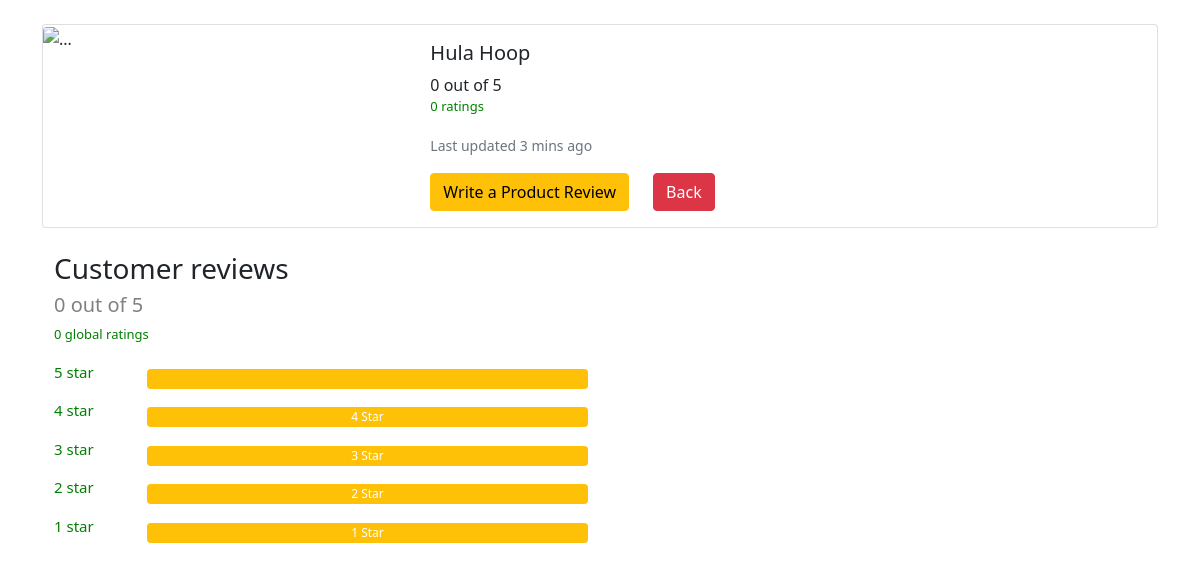
Page /7/ on the committed database.
### product/models.py (models this page shows, shortened)
class Product(models.Model):
    name        = models.CharField(max_length=200)
    @property
    def calculateAvgRating(self):
        allRatings = self.productrating_set.all()
        total = 0
        count = allRatings.count()
        if count > 0:
            for r in allRatings:
                total = total + r.rating
            return round((total / count),1)
        else:
            return 0
    @property
    def calculateNumberOfRatings(self):
        allRating = self.productrating_set.all()
        numberOfRatings = allRating.count()
        print(allRating.count())
        return numberOfRatings

### product/views.py (the view)
# urls.py: path('<int:pk>/', views.detail,name="detail"),
def detail(request,pk):
    prod = Product.objects.get(id=pk)
    prodRatings = ProductRating.objects.filter(product=prod)
    prodRatings = prodRatings.order_by('-created')
    return render(request,'detail.html',context={'prod':prod,'prodRatings':prodRatings})

### templates/detail.html (shortened to what this page needs)
{% extends 'base.html' %}
{%load static %}
{% block body %}
<div class="container my-4">
    <div class="card mb-3" style="max-width: 1200px;">
      <div class="row g-0">
        <div class="col-md-4">
          <img src="..." class="img-fluid rounded-start" alt="...">
        </div>
        <div class="col-md-8">
          <div class="card-body">
            <h5 class="card-title">{{prod.name}}</h5>
            <span class="card-text">{{prod.calculateAvgRating}} out of 5</span>
            <p class="mt-0"style="color:green;font-size: 13px;">{{prod.calculateNumberOfRatings}} ratings</p>
            <p class="card-text"><small class="text-muted">Last updated 3 mins ago</small></p>
            <div class="row">
            <div class="col-auto">
              <a href="#" class="btn btn-warning" data-bs-toggle="modal" data-bs-target="#review-form" data-bs-whatever="@mdo">Write a Product Review</a>
            </div>
            <div class="col-6">
              <a class="btn btn-danger" id="back-btn">Back</a>
            </div>
          </div>
          </div>
          </div>
        </div>
      </div>
    </div>
  <div class="container my-4">
    <div class="container">
      <div class="row">
        <div class="col order-last list-scroll">
        </div>
        <div class="col">
            <h3>Customer reviews</h3>
            <h6  style="color: gray;font-size: 20px;">{{prod.calculateAvgRating}} out of 5</h6>
            <p style="color:green;font-size: 13px;">{{prod.calculateNumberOfRatings}} global ratings</p>
            <div class="row">
              <div class="col-2 pr-0" style="font-size: 15px;color: green;"><p>5 star</p></div>
              <div class="col-10">
                <div class="progress my-2" style="height:20px">
                  <div class="progress-bar bg-warning" role="progressbar" id="5-star"style="width: 100%" aria-valuenow="25" aria-valuemin="0" aria-valuemax="100"></div>
                </div>
              </div>
            </div>
            <div class="row">
              <div class="col-2 pr-0" style="font-size: 15px;color: green;"><p>4 star</p></div>
              <div class="col-10">
                <div class="progress my-2" style="height:20px">
                  <div class="progress-bar bg-warning " id="4-star" role="progressbar" style="width: 100%" aria-valuenow="50" aria-valuemin="0" aria-valuemax="100">4 Star</div>
                </div>
              </div>
            </div>
            <div class="row">
              <div class="col-2 pr-0" style="font-size: 15px;color: green;"><p>3 star</p></div>
              <div class="col-10">
                <div class="progress my-2" style="height:20px">
                  <div class="progress-bar bg-warning " id="3-star" role="progressbar" style="width: 100%" aria-valuenow="30" aria-valuemin="0" aria-valuemax="100">3 Star</div>
                </div>
              </div>
            </div>
            <div class="row">
              <div class="col-2 pr-0" style="font-size: 15px;color: green;"><p>2 star</p></div>
              <div class="col-10">
                <div class="progress my-2" style="height:20px">
                  <div class="progress-bar bg-warning " id="2-star" role="progressbar" style="width: 100%" aria-valuenow="25" aria-valuemin="0" aria-valuemax="100">2 Star</div>
                </div>
              </div>
            </div>
            <div class="row">
              <div class="col-2 pr-0" style="font-size: 15px;color: green;"><p>1 star</p></div>
              <div class="col-10">
                <div class="progress my-2" style="height:20px">
                  <div class="progress-bar bg-warning " id="1-star" role="progressbar" style="width: 100%" aria-valuenow="25" aria-valuemin="0" aria-valuemax="100">1 Star</div>
                </div>
              </div>
            </div>
        </div>
      </div>
    </div>
</div>
{% endblock body %}

### static/css/style.css (style rules this page uses)
.list-scroll { max-height: 1000px; margin-bottom: 10px; overflow:scroll; }

### rows in the picture
Product: name "Hula Hoop", calculateAvgRating "0", calculateNumberOfRatings "0"
